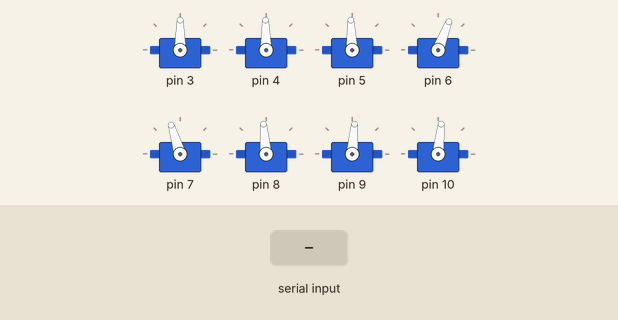
The sketch below on a simulated Arduino Uno, built with avr-gcc and run on an emulated ATmega328P. Shown: 8 × servo. The inputs (shaded band) are chosen by the test bench.

Above: at 1.2 s.
1.3 s: "90:45\n" received over Serial
At 2.5 s:
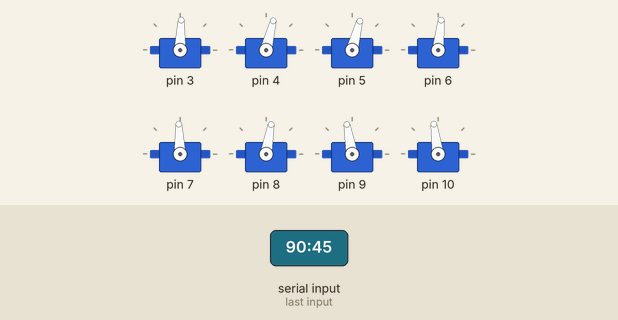
2.8 s: "30:150\n" received over Serial
At 3.2 s:
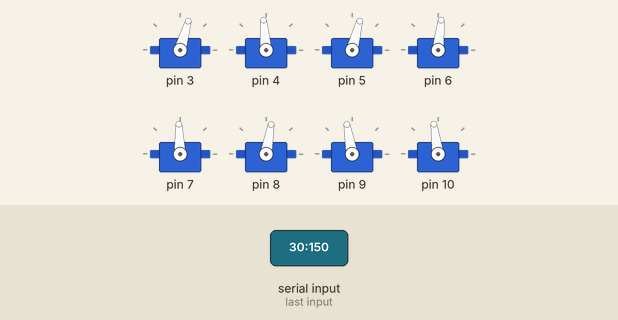
4.3 s: "5\n" received over Serial
At 5.2 s:
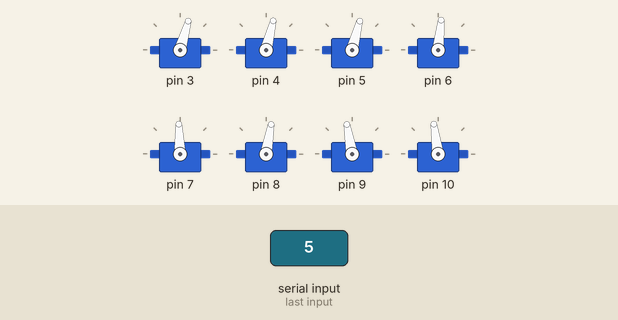
5.8 s: "200\n" received over Serial
At 6.9 s:
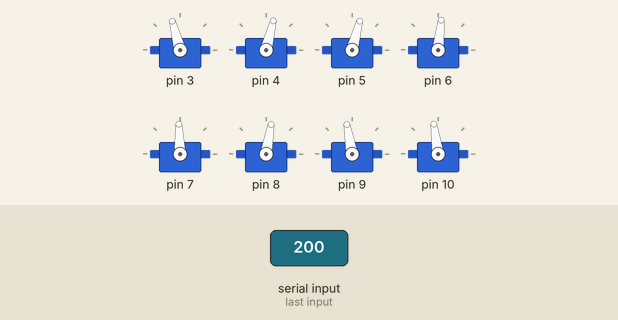
7.3 s: "90\n" received over Serial
At 7.7 s:
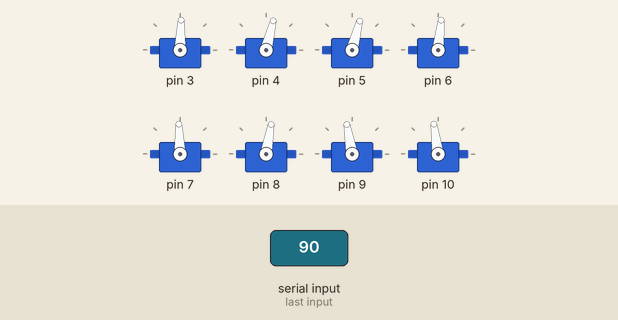
Timing chart, 0 to 9.8 s (numbered marks = the images above; inputs shaded):
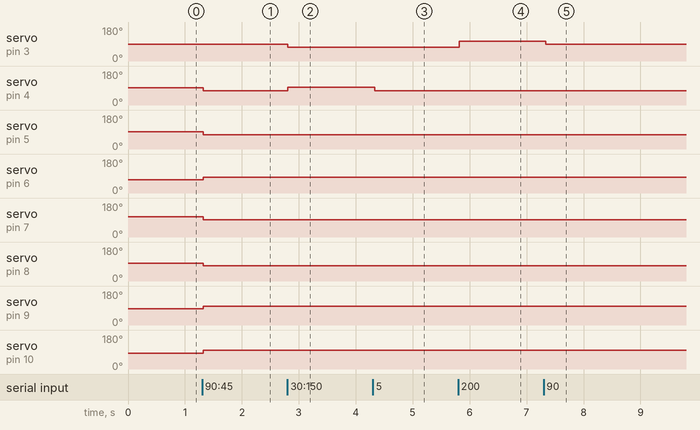

Measured:
- after the input at 1.3 s, servo on pin 3: 90° → 88° at once; servo on pin 4: 91° → 76° at once; servo on pin 5: 92° → 75° at once; servo on pin 6: 69° → 84° at once; servo on pin 7: 107° → 92° at once
- after the input at 2.8 s, servo on pin 3: 88° → 74° at once; servo on pin 4: 76° → 95° at once
- after the input at 4.3 s, servo on pin 4: 95° → 76° at once
- after the input at 5.8 s, servo on pin 3: 74° → 105° at once
- after the input at 7.3 s, servo on pin 3: 105° → 88° at once

The sketch:

Final_ish.ino
```cpp
#include <Servo.h>

Servo servo[8];

int width = 4; // number of pixels in width
int height = 2; // number of pixels in height
int minPos[8] = {74, 76, 75, 84, 92, 80, 100, 98};
int maxPos[8] = {114, 108, 119, 50, 133, 122, 60, 60};
int midPos[8] = {90, 91, 92, 69, 107, 95, 85, 84};

int maxVal = 255; // maximum brightness-value (HSV)
int minVal = 80; // minimum brightness-value (HSV) (mirror does not show darker than this value)

String val; // read from serial
String pixelValue; // value for each pixel
int value; // value for each pixel as int
int posRet; // returning position from valToPos
int pos; // position for each servo


int arr[8];
String returnArray = "";

void setup() {
  Serial.begin(115200);
  Serial.setTimeout(1);
  for(int i = 0; i < (width*height); i++){ // for each servo
    servo[i].attach(i+3); // attach servo to pin
    servo[i].write(midPos[i]); // set servo to midPos
  }
}

void loop() {

  if (Serial.available() > 0) { // wait for serial communication from python
    // ----- 1. Read and store the string from Python, format: (XX:XX:XX:XX:XX:XX:XX:XX) -----
    val = Serial.readString();


    for (int i = 0; i < (width*height); i++) { // for each servo
      // ----- 2. Take out each brightness-value and convert to an angle of rotation -----
      pixelValue = getValue(val, ':', i); // get specific value on index i
      value = pixelValue.toInt(); // convert value from String to int
      pos = valToPos(value, minPos[i], maxPos[i]); // convert brightness-value (0-255) to position (in this case: minpos-maxpos)

      // ----- 3. Write servo to matching angle -----
      if(i != 3 && i != 6 && i != 7){ // servo 3, 6, 7 are converted and have a higher minPos than maxPos
        if(pos <= maxPos[i] && pos >= minPos[i]){ // only move the servo if desired position is in interval (minPos-maxPos)
          servo[i].write(pos);
        }
      }
      else{
        if(pos >= maxPos[i] && pos <= minPos[i]){ // only move the servo if desired position is in interval (maxPos-minPos)
          servo[i].write(pos);
        }
      }
    }
  }

  // ----- 4. Add time delay to achieve desired frame rate ----
  delay(40);
  // returnArray = "";
}

// function that convert brightness-value, interval: (0 - 255), to an angle of rotation, interval: (minmum angle - maximum angle) ------
int valToPos(int valIn, int minPos, int maxPos){
  int posRet = minPos;
  if(valIn > minVal){ // ignores the values under minVal
    float tmp = (((float)(maxPos-minPos)/((float)maxVal))*(float)valIn) + (float)minPos;
    posRet = round(tmp);
  }
  return posRet;
}


// function that get data on specific index from string with separators (recieved online)
String getValue(String data, char separator, int index) {
  int found = 0;
  int strIndex[] = { 0, -1 };
  int maxIndex = data.length() - 1;

  for (int i = 0; i <= maxIndex && found <= index; i++) {
    if (data.charAt(i) == separator || i == maxIndex) {
      found++;
      strIndex[0] = strIndex[1] + 1;
      strIndex[1] = (i == maxIndex) ? i + 1 : i;
    }
  }
  return found > index ? data.substring(strIndex[0], strIndex[1]) : "";
}
```
